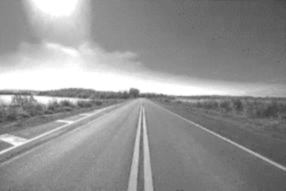
#> input picture APS1-filters/Figuras_APS1/Fig_APS1_2a.png, 286 x 191 px
$ python ex_2_add_images.py
#> lines starting #> are read from the running program, lines starting #| are printed output that depends on the picture
"""
Questão 2:
Programar rotina de processamento digital de imagens para leitura dos arquivos
“Fig_APS1_2a” e “Fig_APS1_2b” e aplicação de função de junção das duas
imagens. Neste caso, deve-se unir a imagem da estrada com a imagem do disco
voador (sem o fundo branco), compondo assim a imagem final processada.
"""

import cv2
import matplotlib.pyplot as plt
import numpy as np


background = cv2.imread("Figuras_APS1/Fig_APS1_2a.png", cv2.IMREAD_GRAYSCALE)
#> background is the input picture: shape (191, 286); min 62, max 255, mean 148.5
object = cv2.imread("Figuras_APS1/Fig_APS1_2b.png", cv2.IMREAD_GRAYSCALE)
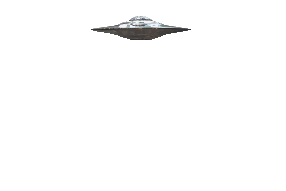
#> input picture APS1-filters/Figuras_APS1/Fig_APS1_2b.png, 286 x 191 px
#> object: shape (191, 286); min 39, max 255, mean 251.9


def img_addition(img1, img2, th):
#> called with th = 5
    (h, w) = img1.shape
#> h = 191; w = 286

    fig1_gray32 = img1.astype(np.int32)
    fig2_gray32 = img2.astype(np.int32)
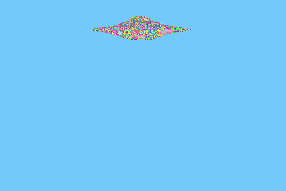
#> fig2_gray32: shape (191, 286) int32; 165 distinct labels, from 39 to 255; one colour per label, 0 black

    fig_out = np.zeros((h,w), dtype = "uint8")


    for i in range(h):
        for j in range(w):
            if fig2_gray32[i,j] != 255:
                fig_out[i,j] = fig2_gray32[i,j]
            else:
                fig_out[i,j] = fig1_gray32[i,j]

    return fig_out


added = img_addition(background, object, 5)


plt.figure("figA")
plt.imshow(background, cmap="gray")
plt.figure("figB")
plt.imshow(object, cmap="gray")
plt.figure("figC")
plt.imshow(added, cmap="gray")
plt.show()
